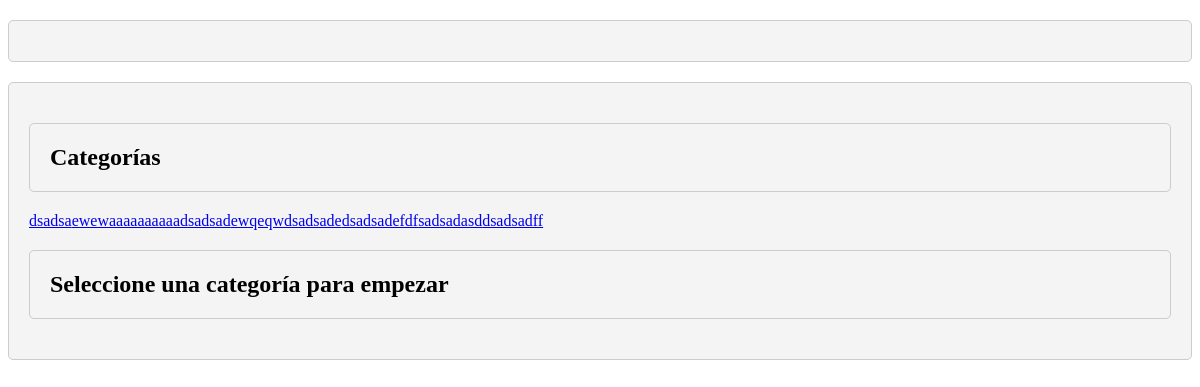
The app's page /vistas/product_category.php with its own data.
### tables this page shows
CREATE TABLE `categoria` (
  `categoria_id` int(7) NOT NULL AUTO_INCREMENT,
  `categoria_nombre` varchar(50) NOT NULL,
  `categoria_ubicacion` varchar(150) NOT NULL,
  PRIMARY KEY (`categoria_id`)
);

### vistas/product_category.php (the view, shortened to what this page needs)
<div class="container">
</div>
<div class="container pb-6 pt-6">
    <div class="columns">
        <div class="column is-one-third">
            <h2 class="title has-text-centered">Categorías</h2>
            <?php
                $categorias=conexion();
                $categorias=$categorias->query("SELECT * FROM categoria");
                if($categorias->rowCount()>0){
                    $categorias=$categorias->fetchAll();
                    foreach($categorias as $row){
                        echo '<a href="index.php?vista=product_category&category_id='.$row['categoria_id'].'" class="button is-link is-inverted is-fullwidth">'.$row['categoria_nombre'].'</a>';
                    }
                }else{
                    echo '<p class="has-text-centered" >No hay categorías registradas</p>';
                }
            ?>
        </div>
        <div class="column">
            <?php
                $categoria_id = (isset($_GET['category_id'])) ? $_GET['category_id'] : 0;
                $check_categoria=conexion();
                $check_categoria=$check_categoria->query("SELECT * FROM categoria WHERE categoria_id='$categoria_id'");
                if($check_categoria->rowCount()>0){
                    $check_categoria=$check_categoria->fetch();
                    echo '
                        <h2 class="title has-text-centered">'.$check_categoria['categoria_nombre'].'</h2>
                        <p class="has-text-centered pb-6" >'.$check_categoria['categoria_ubicacion'].'</p>
                    ';
                    require_once "./php/main.php";
                    if(isset($_GET['product_id_del'])){
                        require_once "./php/producto_eliminar.php";
                    }
                    if(!isset($_GET['page'])){
                        $pagina=1;
                    }else{
                        $pagina=(int) $_GET['page'];
                        if($pagina<=1){
                            $pagina=1;
                        }
                    }
                    $pagina=limpiar_cadena($pagina);
                    $url="index.php?vista=product_category&category_id=$categoria_id&page=";
                    $registros=15;
                    $busqueda="";
                    require_once "./php/producto_lista.php";
                }else{
                    echo '<h2 class="has-text-centered title" >Seleccione una categoría para empezar</h2>';
                }
            ?>
        </div>
    </div>
</div>

### vistas/product_category.php (style rules this page uses)
.container { margin-top: 20px; border: 1px solid #ccc; border-radius: 5px; padding: 20px; background-color: #F4F4F4; }
.select, .input, .button { margin-bottom: 10px; }
.title { margin-top: 20px; padding: 20px; }
.has-text-centered { margin-top: 20px; border: 1px solid #ccc; border-radius: 5px; padding: 20px; }

### records on screen
categoria: categoria_nombre "dsadsa"
categoria: categoria_nombre "ewew"
categoria: categoria_nombre "aaaaaaaaaa"
categoria: categoria_nombre "dsadsad"
categoria: categoria_nombre "ewqeqw"
categoria: categoria_nombre "dsadsade"
categoria: categoria_nombre "dsadsadefdf"
categoria: categoria_nombre "sadsadasd"
categoria: categoria_nombre "dsadsadff"
